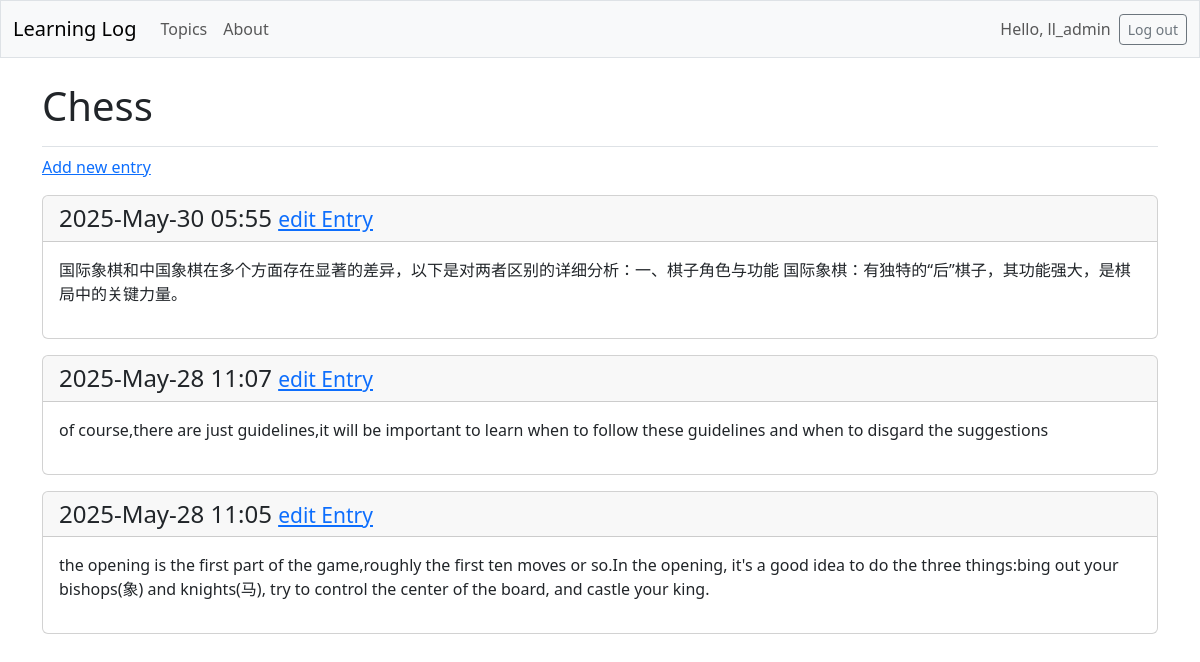
/topics/1 (signed in), run on the app's committed database.
### learning_logs/models.py (models this page shows, shortened)
class Topic(models.Model):
    text = models.CharField(max_length=200)
    date_added = models.DateTimeField(auto_now_add=True)
    owner = models.ForeignKey(User, on_delete=models.CASCADE,
                              default=1  # 默认关联 User.id = 1
                              )

class Entry(models.Model):
    topic = models.ForeignKey(Topic, on_delete=models.CASCADE)
    text = models.TextField()
    date_added = models.DateTimeField(auto_now_add=True)
    class Meta:
        verbose_name_plural = 'entries'

### learning_logs/views.py (the view)
# urls.py: path('topics/<int:topic_id>', views.topic, name='topic'),
@login_required
def topic(request, topic_id):
    topic = Topic.objects.get(id=topic_id)
    '''确认该topic属于当前用户'''
    if topic.owner != request.user:
        raise Http404
    entries = topic.entry_set.order_by('-date_added')
    context = {'topic':topic, 'entries':entries}
    return render(request, 'learning_logs/topic.html', context)

### learning_logs/templates/learning_logs/topic.html
{% extends 'learning_logs/base_bs.html' %}
{% block page_header%}
<h1>{{topic.text}}</h1>
{% endblock page_header%}
{% block content %}
    <p>
        <a href="{% url 'learning_logs:new_entry' topic.id %}">Add new entry</a>
    </p>
    {%for entry in entries%}
        <div class="card mb-3">
            <h4 class="card-header">
                {{entry.date_added|date:'Y-M-d H:i'}}
                <small>
                    <a href="{%url 'learning_logs:edit_entry' entry.id%}">edit Entry</a>
                </small>
            </h4>
            <div class="card-body">{{entry.text|linebreaks}}</div>
        </div>
    {%empty%}
        <p>There are no entries for this topic yet.</p>
    {%endfor%}
{% endblock content %}

### learning_logs/templates/learning_logs/base_bs.html (shortened to what this page needs)
<!DOCTYPE html>
<html lang="en">
    <head>
        {% load django_bootstrap5 %}
        {% bootstrap_css %}
    </head>
    <body>
        <nav class="navbar navbar-expand-md navbar-light bg-light mb-4 border">
            <div class="container-fluid">
                <a class="navbar-brand" href="{% url 'learning_logs:index' %}">Learning Log</a>
                <div class="collapse navbar-collapse" id="navbarCollapse">
                    <ul class="navbar-nav me-auto mb-2 mb-md-0 ">
                        <li class="nav-item">
                            <a class="nav-link" href="{% url 'learning_logs:topics' %}">Topics</a>
                        </li>
                        <li class="nav-item">
                            <a class="nav-link" href="{%url 'learning_logs:about'%}">About</a>
                        </li>
                    </ul>
                    <ul class="navbar-nav ms-auto mb-2 mb-md-0">
                        {% if user.is_authenticated %}
                        <li class="nav-item">
                            <span class="navbar-text me-2">Hello, {{user.username}}</span>
                        </li>
                        {% endif %}
                    </ul>
                    {% if user.is_authenticated%}
                    <form action="{% url 'accounts:logout'%} ", method="post">
                        <button name="submit" class="btn btn-outline-secondary btn-sm">Log out</button>
                    </form>
                    {%endif%}
                </div>
            </div>
        </nav>
        <main class="container">
            <div class="pb-2 mb-2 border-bottom">
                {% block page_header %}{% endblock page_header%}
            </div>
            <div>
                {%block content%}{%endblock content%}
            </div>
        </main>
    </body>
</html>

### data on the page
Topic: text "Chess"
Entry: date_added "2025-May-30 05:55", text "国际象棋和中国象棋在多个方面存在显著的差异，以下是对两者区别的详细分析：一、棋子角色与功能 国际象棋：有独特的“后”棋子，其功能强大，是棋局中的关键力量。"
Entry: date_added "2025-May-28 11:07", text "of course,there are just guidelines,it will be important to learn when to follow these guidelines and when to disgard the suggestions"
Entry: date_added "2025-May-28 11:05", text "the opening is the first part of the game,roughly the first ten moves or so.In the opening, it's a good idea to do the three things:bing out your bishops(象) and knights(马), try to control the center of the board, and castle your king."

### other printed values
{{ user.username }} "ll_admin"
